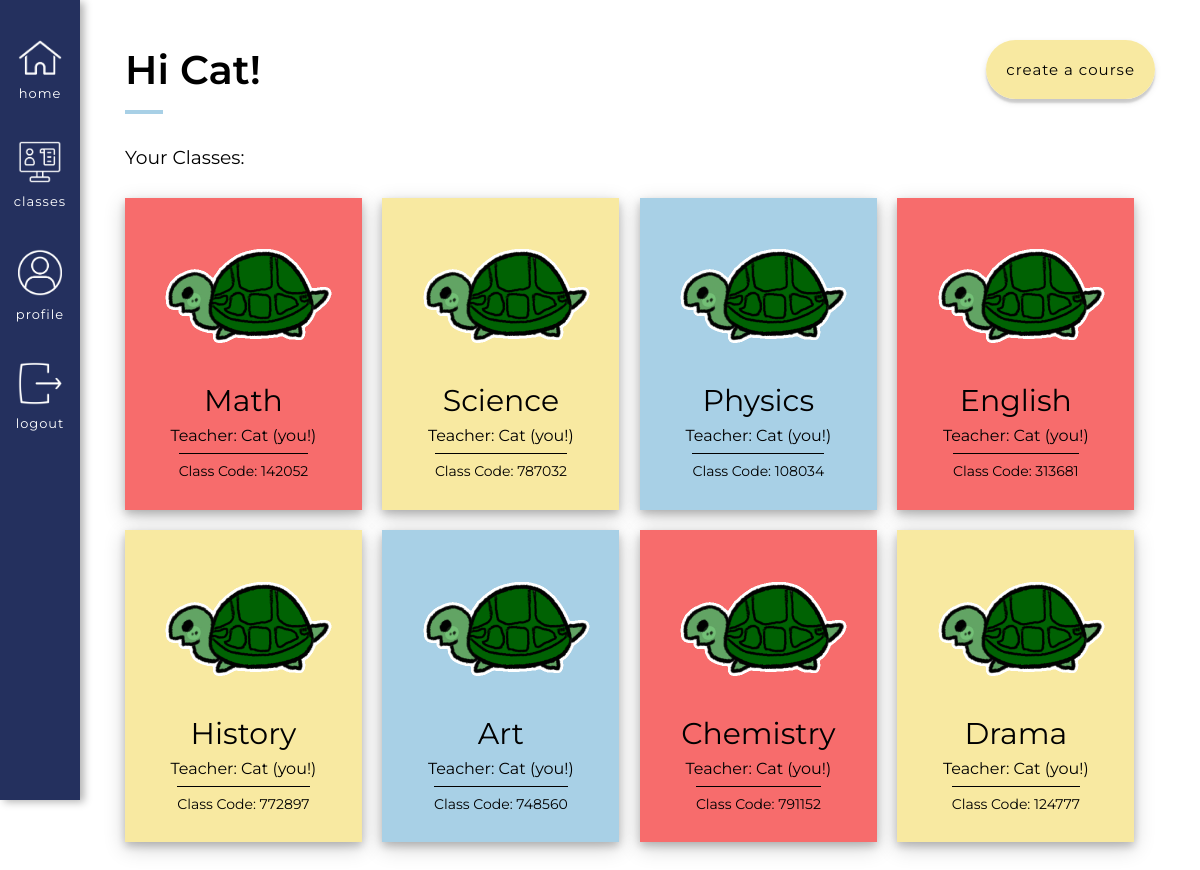
/user/Cat/classes (signed in), run on the app's committed database.
### app/models.py (models this page shows, shortened)
class User(UserMixin, db.Model):
    id = db.Column(db.Integer, primary_key=True)
    username = db.Column(db.String(64), index=True, unique=True) # adding columns to the database
    email = db.Column(db.String(120), index=True, unique=True)
    password_hash = db.Column(db.String(128))
    role = db.Column(db.Integer, index=False, unique=False) # 0 is Teacher, 1 is Student
    about_me = db.Column(db.String(140))
    last_seen = db.Column(db.DateTime, default=datetime.utcnow)
    posts = db.relationship('Post', backref='author', lazy='dynamic') # First part is calling it from the Post model, secret field is the backref (author)
    reactions = db.relationship('Reactions', backref='reactor', lazy='dynamic') # This will show all the reactions that this user has made
    teaches = db.relationship('Courses', backref='teacher', lazy='dynamic') # This will show all the courses that the user teaches
    signups = db.relationship('Signups', backref='student', lazy='dynamic') # This will show all of the signups of that user

class Courses(db.Model):
    id = db.Column(db.Integer, primary_key=True) # Always need ID
    course_name = db.Column(db.String(140), index=False, unique=False) # Not indexable or unique bc many people can have the same course
    code = db.Column(db.Integer, index=True, unique=True) # Indexable to link it back to the course name
    timestamp = db.Column(db.DateTime, index=True, default=datetime.utcnow) # Timestamp
    status = db.Column(db.Integer, index=False, unique=False, default=0) # 0 means the class is inactive, 1 is active
    teacher_id = db.Column(db.Integer, db.ForeignKey('user.id'))  # Taking the user ID from the user model, using backref of teacher will show you the actual teacher
    signups = db.relationship('Signups', backref='course_id', lazy='dynamic') # This will show all the student signups for this course
    reactions = db.relationship('Reactions', backref='course_actual', lazy='dynamic') # This will show all the reactions for this course
    session = db.relationship('Session', backref='session_course_id', lazy='dynamic') # This will show you all the sessions of the course

### app/routes.py (the view)
@app.route('/user/<username>/classes') # User's classes
@login_required
def classes(username): # the word after def has to be the same as the text in the urlfor quotation marks
    user = User.query.filter_by(username=username).first_or_404()
    user_signups_filtered = User.query.join(Signups, (Signups.user_id == User.id)).\
                                        join(Courses, (Courses.id == Signups.course)).\
                                        with_entities(Signups).\
                                        filter(Signups.user_id == user.id)
    teacher_courses = Courses.query.filter_by(teacher_id=user.id).all()
    return render_template('classes.html', user=user, user_signups_filtered=user_signups_filtered, teacher_courses=teacher_courses, title="Classes")

### app/models.py (called while the page is built)
@login.user_loader
def load_user(id):
        return User.query.get(int(id))

### app/routes.py (called while the page is built)
@app.before_request # This function will be executed right before the view function
def before_request():
    if current_user.is_authenticated: # Checks whether the current user is logged in
        current_user.last_seen = datetime.utcnow() # Sets the last seen to the date using the UTC time zone
        db.session.commit() # Don't need to do db.session.add() because the user is already in the database (using a current_user)

### app/templates/classes.html (shortened to what this page needs)
{% extends "base.html" %}
{% block head %}
    <link rel="stylesheet" href="{{ url_for('static', filename='css/classes.css') }}">
{% endblock %}
{% block content %}
    <div class = "classesTop">
        <div class = "titleHolder">
            <h1>Hi {{ user.username }}!</h1>
        </div>
        <div class = "createJoinCourse">
            <form action="/user/{{ user.username }}/classes/add" method='post'>
                {% if user.role == 1 %}
                    <input type="text" name="title" placeholder="Enter Class Code..." class = "joinStudent">
                    <button type="submit" class = "joinClassButton">Join Class</button>
                {% else %}
                    <a href = "{{ url_for('create', username = current_user.username) }}" class = "createLink">Create a course</a>
                {% endif %}
            </form>
        </div>
    </div>
    <h3 class = "classMargin">Your Classes: </h3>
    <div class = "classBlockHolder">
    {% if user.role == 0 %}
            {% for t in teacher_courses %}
            <div class = "{{ loop.cycle('classBlock red', 'classBlock yellow', 'classBlock blue') }}" id = "classBlock" onclick="divLink({{ t.id }})">
                    <div class = "classImage">
                        <img src = "{{ url_for('static', filename = 'images/Turtle.gif') }}">
                    </div>
                    <div class = "classDescription">
                        <p class = "courseName">{{ t.course_name }}</p>
                        <p class = "courseTeacher">Teacher: {{ t.teacher.username }} (you!)</p>
                        <p class = "courseCode">Class Code: {{ t.code }}</p>
                    </div>
                </div>
            {% endfor %}
    {% endif %}
    </div>
{% endblock %}

### app/static/css/base.css (style rules this page uses)
body { margin: 0 !important; font-family: "Montserrat", sans-serif; }
h1, p { margin: 0; }
h2, h3 { font-weight: 400; }

### app/static/css/classes.css (style rules this page uses)
.classesTop { display: flex; justify-content: space-between; align-items: center; }
.classBlock { background-color: #F76C6C; display: flex; flex-direction: column; justify-content: space-between; align-items: center; padding: 2%; padding-right: 4%; padding-left: 4%; cursor: pointer; margin-right: 2%; margin-top: 1%; margin-bottom: 1%; width: 15%; box-shadow: 0 4px 8px 0 rgba(0, 0, 0, 0.2), 0 6px 20px 0 rgba(0, 0, 0, 0.19); transition-duration: 0.3s; -webkit-transition-duration: 0.3s; }
.classBlockHolder { display: flex; flex-wrap: wrap; justify-content: flex-start; align-items: center; }
.classMargin { margin-top: 5%; }
.classImage { display: flex; align-items: center; justify-content: center; width: 200px; }
.classImage img { width: 100%; }
.classDescription { color: black; margin-top: 15px; display: flex; flex-direction: column; justify-content: center; align-items: center; line-height: 35px; width: 100%; }
.courseName { font-size: 30px; }
.courseTeacher { font-size: 16px; }
.courseCode { font-size: 14px; border-top: 1px solid black; }
.titleHolder h1 { position: relative; font-size: 40px; font-weight: 600; color: black; }
.titleHolder h1:after { position: absolute; content: ''; height: 4px; bottom: -20px; left: 0; right: 0; width: 28%; background: #A8D0E6; }
.createLink, .joinClassButton { background-color: #F8E9A1; text-decoration: none; color: black; text-transform: lowercase; letter-spacing: 1px; padding: 20px 20px; border-radius: 50px; transition-duration: 0.3s; -webkit-transition-duration: 0.3s; box-shadow: 0 4px 2px 0 rgba(0, 0, 0, 0.15), 0 3px 7px 0 rgba(0, 0, 0, 0.1); font-size: 15px; border: 0; }
.yellow { background-color: #F8E9A1 !important; }
.blue { background-color: #a8d0e6 !important; }

### data on the page
User: username "Cat"
Courses: course_name "Math", teacher.username "Cat", code "142052"
Courses: course_name "Science", teacher.username "Cat", code "787032"
Courses: course_name "Physics", teacher.username "Cat", code "108034"
Courses: course_name "English", teacher.username "Cat", code "313681"
Courses: course_name "History", teacher.username "Cat", code "772897"
Courses: course_name "Art", teacher.username "Cat", code "748560"
Courses: course_name "Chemistry", teacher.username "Cat", code "791152"
Courses: course_name "Drama", teacher.username "Cat", code "124777"
